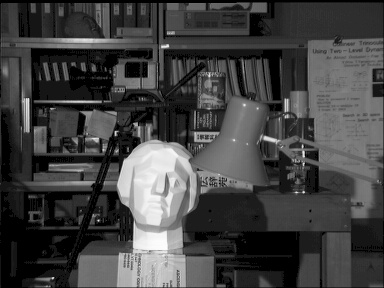
#> input picture HW1/Q5_image/img_improvment.png, 384 x 288 px
$ jupyter execute Q5.ipynb
#> lines starting #> are read from the running program, lines starting #| are printed output that depends on the picture
# Q5

[cell 1]
import numpy as np
import cv2
import math
import matplotlib.pyplot as plt
# from google.colab.patches import cv2_imshow

## part a

<h3> in this section we want to implement histogram equalization </h3>
<h3> you can use opencv library </h3>

[cell 2]
image = cv2.imread('Q5_image/img_improvment.png',cv2.IMREAD_GRAYSCALE)
#> image is the input picture: shape (288, 384); min 0, max 252, mean 66.5
output_image = image.copy()
equalize_image = cv2.equalizeHist(output_image)
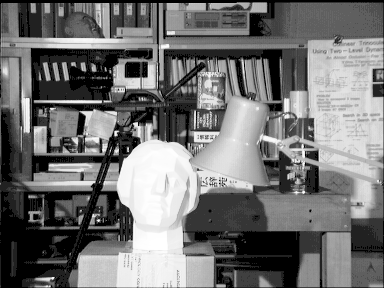
#> equalize_image: shape (288, 384); min 0, max 255, mean 114.2

[cell 3]
plt.figure(figsize=(20,20))
plt.subplot(1,2,1)
plt.imshow(image, cmap='gray')
plt.title('main image')
plt.axis('off')

plt.subplot(1,2,2)
plt.imshow(equalize_image, cmap='gray')
plt.title('equalized image')
plt.axis('off')
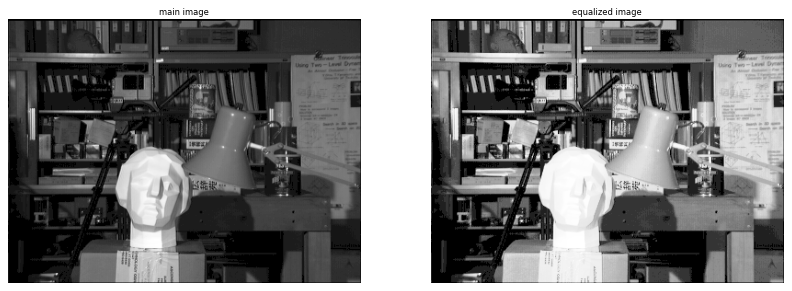
#> figure drawn by matplotlib, 2 panels

## part b

<h3> in this section we want to implement the first method for ACE </h3>
<h3> you can use opencv library </h3>
<h3> use 48(6*8) grids (size of the grids should be 48*48) </h3>

[cell 4]
def ACE1(image, gridSize):
  '''
  you can use the equalize function of OpenCV for each grid
  Use first method for ACE implementation (calculating transition function for each grid)
  input(s):
    image (ndarray): input image
    gridSize (int): window size for calculating histogram equalization
  output(s):
    output (ndarray): improved image
  '''
#> called with gridSize = 48
  x,y = image.shape
#> x = 288; y = 384
  output_image = image.copy()

  for length in range(0,x,gridSize):
    for width in range(0,y,gridSize):
      res = image[length:length+gridSize,width:width+gridSize] #making a grid
      output_image[length:length+gridSize,width:width+gridSize] = cv2.equalizeHist(res)
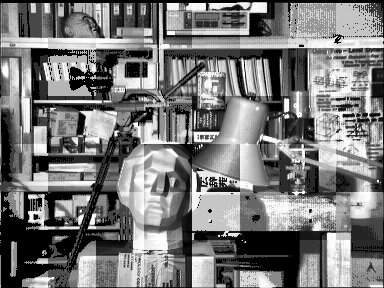
#> output_image: shape (288, 384); min 0, max 255, mean 120.9
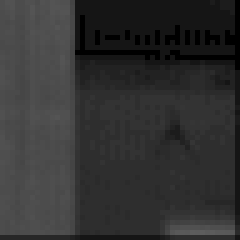
#> res: shape (48, 48) (shown 5 times larger); min 0, max 93, mean 49.4


  return output_image

[cell 5]
plt.figure(figsize=(20,20))
plt.subplot(1,2,1)
plt.imshow(image, cmap='gray')
plt.title('main image')
plt.axis('off')

plt.subplot(1,2,2)
output_image = ACE1(image,48)
plt.imshow(output_image, cmap='gray')
plt.title('equalized image')
plt.axis('off')

## part c

<h3> in this section we want to implement the second method for ACE </h3>
<h3> you can use opencv library </h3>

[cell 6]
def ACE2(image, gridSize):
    '''
    you can just use the equalize function of OpenCV for each grid
    You can use OpenCV built-in tools for applying padding
    Use second method for ACE implementation (calculating transition function for each pixel)
    input(s):
      image (ndarray): input image
      gridSize (tuple): window size for calculating histogram equalization
    output(s):
      output (ndarray): improved image
    '''
#> called with gridSize = (70, 70)
    output = image.copy()
    x,y = image.shape
#> x = 288; y = 384
    x_gridsize = int(gridSize[0]/2)
    y_gridsize = int(gridSize[1]/2)
    new_image = np.pad(image, ((x_gridsize, x_gridsize), (y_gridsize, y_gridsize)), 'symmetric') #adding pad
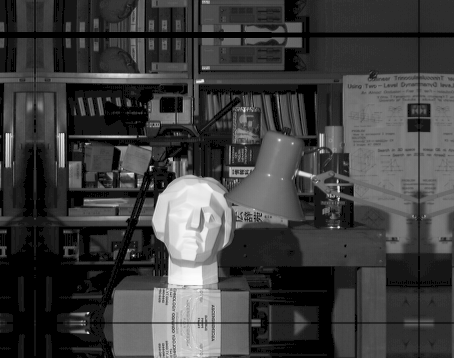
#> new_image: shape (358, 454); min 0, max 252, mean 62.5
    for length in range(x_gridsize,x+x_gridsize):
      for width in range(y_gridsize,y+y_gridsize):
        res = new_image[length-x_gridsize:length+x_gridsize,width-y_gridsize:width+y_gridsize] #making the grid
        res = cv2.equalizeHist(res)
        output[length-x_gridsize,width-y_gridsize] = res[x_gridsize,y_gridsize] #replacing one pixel with one pixel
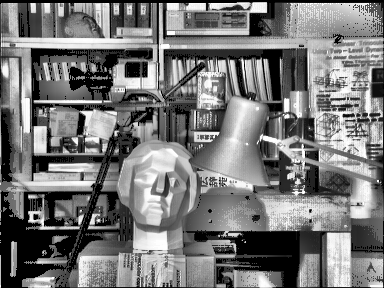
#> output: shape (288, 384); min 0, max 255, mean 118.9


    return output

[cell 7]
plt.figure(figsize=(20,20))
plt.subplot(1,2,1)
plt.imshow(image, cmap='gray')
plt.title('main image')
plt.axis('off')

plt.subplot(1,2,2)
output_image = ACE2(image,(70,70))
plt.imshow(output_image, cmap='gray')
plt.title('equalized image')
plt.axis('off')

## part d

<h3> in this section we want to implement CLAHE </h3>
<h3><b> note : you can just use opencv library for calculate histogram and applying padding </b></h3>
<h3><b>note : you can't use the equalize function of opencv</b></h3>

[cell 8]
def CLAHE(image, gridSize, clip_limit):
    '''
    you can just use opencv library for calculate histogram and applying padding
    you can't use the equalize function of opencv
    Use second method for ACE implementation (calculating transition function for each pixel)
    input(s):
      image (ndarray): input image
      gridSize (tuple): window size for calculating histogram equalization
      clip_limit (int): threshold for contrast limiting
    output(s):
      output (ndarray): improved image
    '''
    output = image.copy()

    #######################
    #    your code here   #
    #######################

    return output

[cell 9]
plt.figure(figsize=(20,20))
plt.subplot(1,2,1)
plt.imshow(image, cmap='gray')
plt.title('main image')
plt.axis('off')

plt.subplot(1,2,2)
output_image = CLAHE(image,(70,70), 100)
plt.imshow(output_image, cmap='gray')
plt.title('equalized image')
plt.axis('off')
